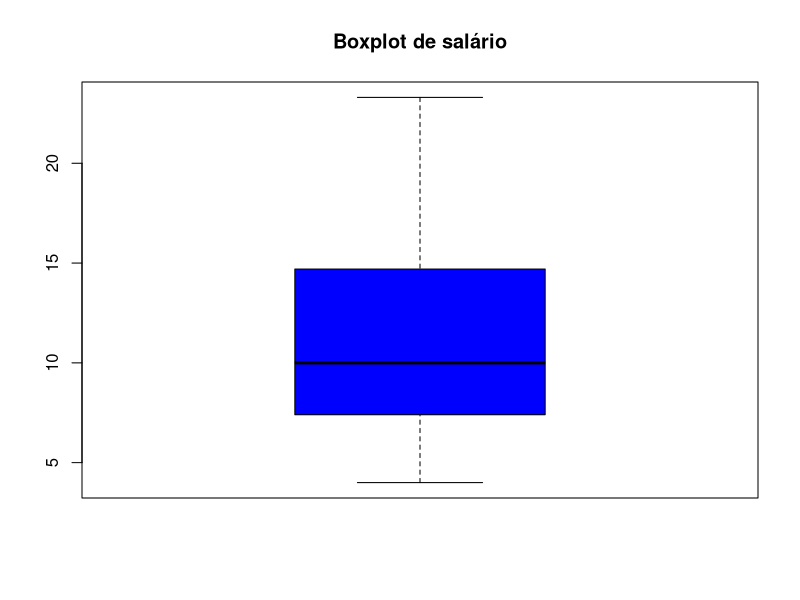
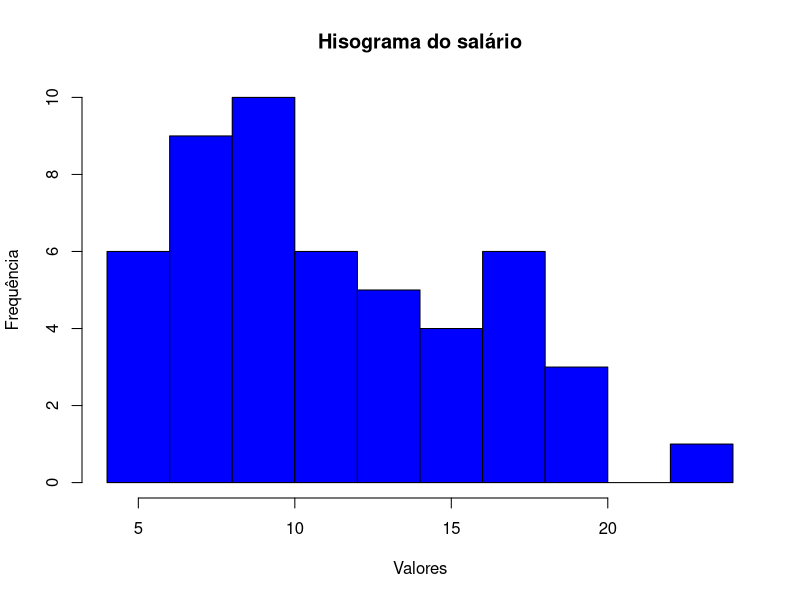

Generate these figures, in order, with R:
rm(list = ls())

N = c(1:36)
Estado_civil = c("solteiro", "casado", "casado", "solteiro", "solteiro", "casado", "solteiro", "solteiro", "casado", "solteiro", "casado", "solteiro", "solteiro", "casado", "casado", "solteiro", "casado", "casado", "solteiro", "solteiro", "casado", "solteiro", "solteiro", "casado", "casado", "casado", "solteiro", "casado", "casado", "casado", "solteiro", "casado", "casado", "solteiro", "casado", "casado")
Grau_de_instrução = c("ensino fundamental", "ensino fundamental", "ensino fundamental", "ensino médio", "ensino fundamental", "ensino fundamental", "ensino fundamental", "ensino fundamental", "ensino médio", "ensino médio", "ensino médio", "ensino fundamental", "ensino médio", "ensino fundamental", "ensino médio", "ensino médio", "ensino médio", "ensino fundamental", "superior", "ensino médio", "ensino médio", "ensino médio", "ensino fundamental", "superior", "ensino médio", "ensino médio", "ensino fundamental", "ensino médio", "ensino médio", "ensino médio", "superior", "ensino fundamental", "superior", "superior", "ensino médio", "superior")
N_de_filhos = c(NA, 1, 2, NA, NA, 0, NA, NA, 1, NA, 2, NA, NA, 3, 0, NA, 1, 2, NA, NA, 1, NA, NA, 0, 2, 2, NA, 0, 5, 2, NA, 1, 3, NA, 2, 3)
Salario = c(400, 456, 525, 573, 626, 666, 686, 739, 759, 744, 812, 846, 874, 895, 913, 935, 977, 980, 1053, 1076, 1106, 1159, 1200, 1279, 1323, 1360, 1385, 1469, 1471, 1599, 1622, 1661, 1726, 1875, 1940, 2330)/100
Idade_Anos = c(26, 32, 36, 20, 40, 28, 41, 43, 34, 23, 33, 27, 37, 44, 30, 38, 31, 39, 25, 37, 30, 34, 41, 26, 32, 35, 46, 29, 40, 35, 31, 36, 43, 33, 48, 42)
Idade_meses = c(03, 10, 05, 10, 07, 00, 00, 04, 10, 06, 06, 11, 05, 02, 05, 08, 07, 07, 08, 04, 09, 02, 00, 01, 05, 00,07, 08, 06, 10, 05, 04, 07, 07, 11, 02)
Regiao = c("interior", "capital", "capital", "outra", "outra", "interior", "interior", "capital", "capital", "outra", "interior", "capital", "outra", "capital", "capital", "interior", "outra", "capital", "outra", "interior", "interior", "outra", "capital", "outra", "outra", "interior", "outra", "outra", "interior", "interior", "capital", "outra", "capital", "capital", "capital", "interior")

TEB = data.frame(N, Estado_civil, Grau_de_instrução, N_de_filhos, Salario, Idade_Anos, Idade_meses, Regiao)

str(TEB)

dim(TEB)

colnames(TEB) = c('Identificação', 'Estado Civil', 'Grau de Instrução', 'No. de Filhos', 'Salário', 'IdadeA', 'IdadeM', 'Região de Procedência')

freq_filhos = table(TEB[, 4], useNA = "ifany")
freq_filhos

mean(Salario)
median(Salario)
sd(Salario)
var(Salario)

Salario1 = c(TEB$Salário * 1.2)

Salario2 = c(TEB$Salário + 1.5)

Salario3 = c(TEB$Salário - 0.8)

Salario4 = c(TEB$Salário * 2)

Salario5 = c(TEB$Salário / 3)



rm(list = ls())

tabela1 = read.csv('dados/Tabela1.csv', header = TRUE, sep = ';')

colnames(tabela1) = c('Identificação','Estado Civil', 'Grau de Instrução', 'No. de Filhos', 'Salário', 'IdadeA', 'IdadeM', 'Região de Procedência')

attach(tabela1)
Idade = c((IdadeA*12)+IdadeM)
detach(tabela1)

tabela1 = cbind(tabela1, Idade)

tabela1 = tabela1[, -c(6, 7)]

str(tabela1)

dim(tabela1)

ls()

write.csv(tabela1, file = "Tabela1Nova.csv")

rm(list = ls())

rm(list = ls())

tabela2 = read.table('dados/Tabela2.csv', header = TRUE, sep = ' ', dec = ',')
tabela2

subset(tabela2, rownames(tabela2) %in% c("12", "32"))

subset(tabela2, rownames(tabela2) %in% c("10", "15"), select = c('nr', 'nf', 'sa'))

subset(tabela2, subset = sa>16)

media = mean(tabela2$sa)
mediana = median(tabela2$sa)
minimo = min(tabela2$sa)
maximo = max(tabela2$sa)
variancia = var(tabela2$sa)
desvio_p = sd(tabela2$sa)
cv = desvio_p/media*100

cat("A média é", media, "\n")
cat("A mediana é", mediana, "\n")
cat("O mínimo é", minimo, "\n")
cat("O máximo é", maximo, "\n")
cat("A variância é", variancia, "\n")
cat("O desvio padrão é", desvio_p, "\n")
cat("O coeficiente de variação é", cv, "%\n")
boxplot(tabela2$sa, main='Boxplot de salário', col = 'blue')
hist(tabela2$sa, main = 'Hisograma do salário', xlab = 'Valores', ylab = 'Frequência', col="blue", border="black")

freq_nf = table(tabela2$nf, useNA = 'always')
freq_nf





res1 = subset(tabela2, subset = gi=='Ensino Medio')
res1

res2 = subset(tabela2, subset = ec=='Casado' & gi=='Superior')
res2

res3 = subset(tabela2, subset = sa>16, select = c('gi', 'sa', 'rp'))
res3

cem = subset(tabela2, subset = ec=='Casado' & gi=='Ensino Medio', select = 'sa')
mean(cem$sa)



solteiros = subset(tabela2, subset = ec=='Solteiro')
solteiros

nr_empregados = subset(tabela2, subset = sa<5, select = 'nr')
nr_empregados

aux = subset(tabela2, subset = sa>=8 & sa<=10)
nrow(aux)

names(tabela2)[names(tabela2) == "id"] = "idm"
